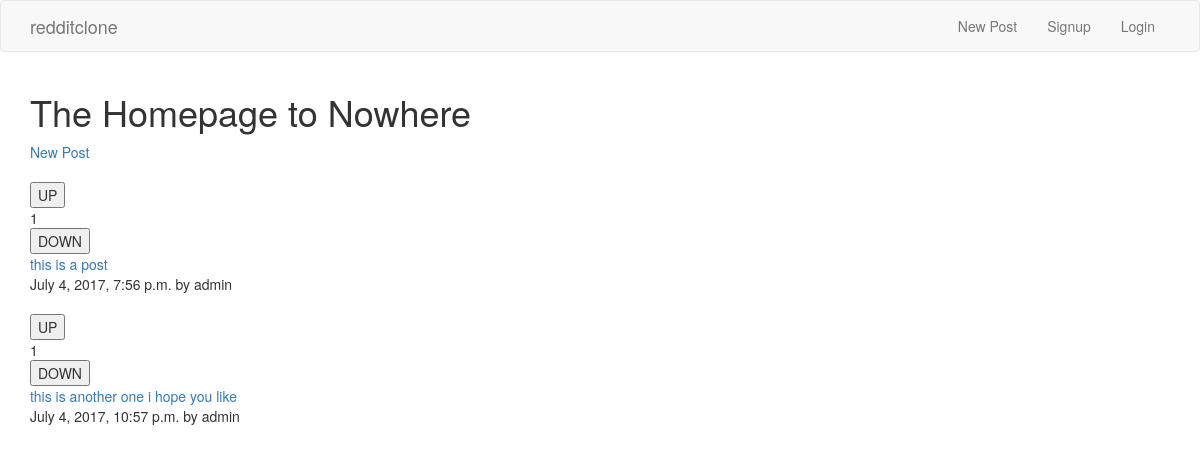
The app's page /, older data.
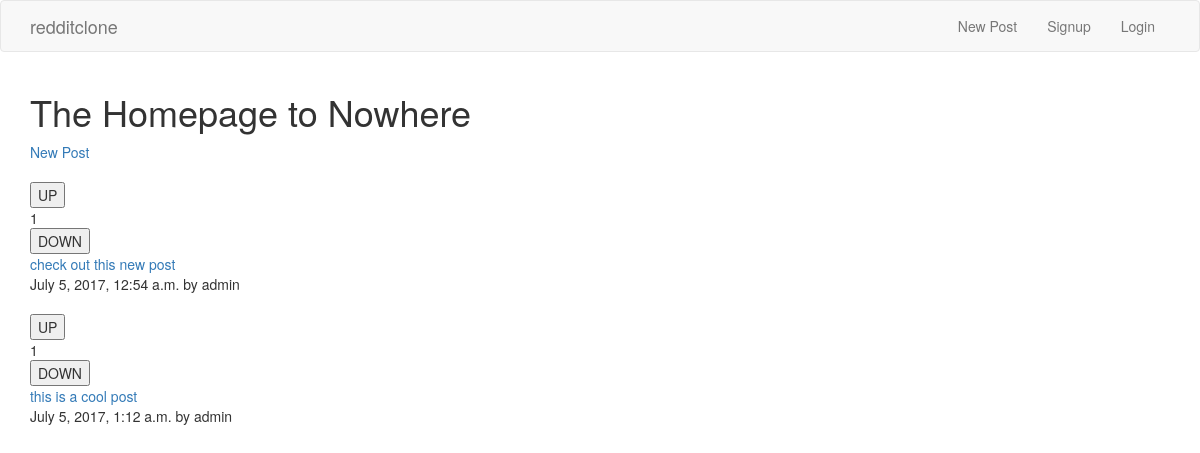
The same page, newer data.
### posts/models.py (models this page shows, shortened)
class Post(models.Model):
	title = models.CharField(max_length=200)
	url = models.TextField()
	pub_date = models.DateTimeField()
	author = models.ForeignKey(User)
	votes_total = models.IntegerField(default=1)

### posts/views.py (the view)
# urls.py: 2. Add a URL to urlpatterns:  url(r'^$', views.home, name='home')
def home(request):
	posts = models.Post.objects.order_by('-votes_total')
	return render(request, 'posts/home.html', {'posts':posts})

### posts/templates/posts/home.html (shortened to what this page needs)
{% extends 'base.html' %}
{% block content %}
<h1>The Homepage to Nowhere</h1>
<a href="{% url 'posts:create' %}">New Post</a>
{% for post in posts %}
<br><br>
<form method="POST" action="{% url 'posts:upvote' post.id %}">
	<input type="submit" value="UP">
</form>
{{post.votes_total}}
<form method="POST" action="{% url 'posts:downvote' post.id %}">
	<input type="submit" value="DOWN">
</form>
<a href="{{ post.url }}">{{post.title}}</a>
<br>
{{post.pub_date}} by {{post.author.username}}
{% endfor %}
{% endblock %}

### templates/base.html (shortened to what this page needs)
<!DOCTYPE html>
<html lang="en">
  <head>
    <link rel="stylesheet" href="https://maxcdn.bootstrapcdn.com/bootstrap/3.3.7/css/bootstrap.min.css">
  </head>
  <body>
  	<nav class="navbar navbar-default">
  	  <div class="container-fluid container">
  	    <div class="navbar-header">
  	      <a class="navbar-brand" href="{% url 'home' %}">redditclone</a>
  	    </div>
        <div class="collapse navbar-collapse" id="bs-example-navbar-collapse-1">
      		<ul class="nav navbar-nav navbar-right">
      			<li><a href="{% url 'posts:create' %}">New Post</a></li>
      		{% if user.is_authenticated %}
      			<li><a href="#" onClick="document.getElementById('logout').submit()">Logout</a></li>
      			<form id="logout" method="POST" action="{% url 'accounts:logout' %}">
      				{% csrf_token %}
      				<input type="hidden">
      			</form>
      		{% else %}
      			<li><a href="{% url 'accounts:signup' %}">Signup</a></li>
      			<li><a href="{% url 'accounts:login' %}">Login</a></li>
      		{% endif %}
      		</ul>
        </div>
      </div>
    </nav>
    <div class="container">
{% block content %}
{% endblock %}
    </div>
  </body>
</html>

Row changes from the older to the newer data that the page shows:
removed Post: votes_total "1", title "this is a post", pub_date "July 4, 2017, 7:56 p.m.", author.username "admin"
removed Post: votes_total "1", title "this is another one i hope you like", pub_date "July 4, 2017, 10:57 p.m.", author.username "admin"
added Post: votes_total "1", title "check out this new post", pub_date "July 5, 2017, 12:54 a.m.", author.username "admin"
added Post: votes_total "1", title "this is a cool post", pub_date "July 5, 2017, 1:12 a.m.", author.username "admin"
